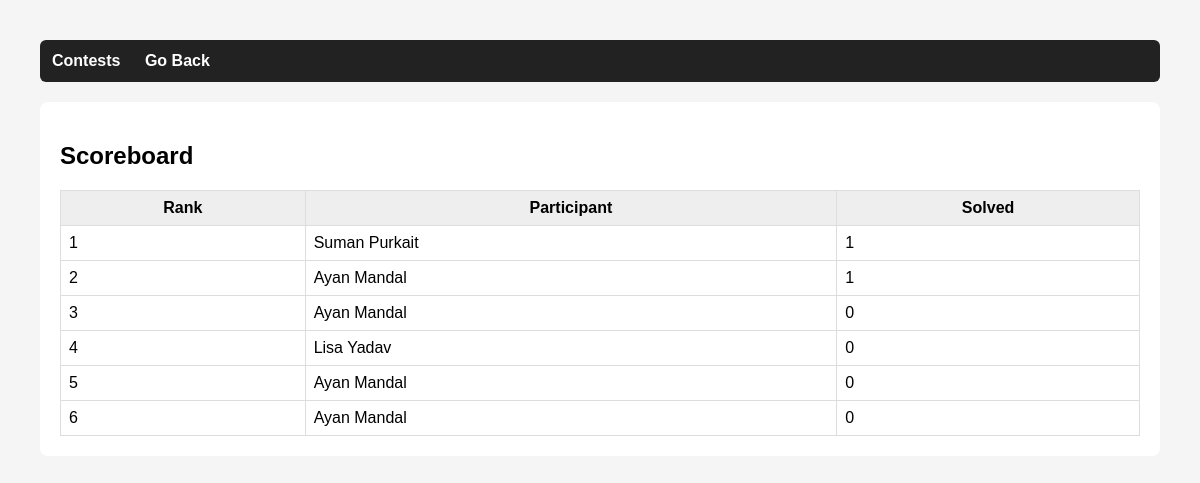
Screenshot of /scoreboard/1/ with the database file from the repository.
### participants/models.py (models this page shows, shortened)
class Participant(models.Model):
    name = models.CharField(max_length=100)
    email = models.EmailField()
    contest = models.ForeignKey(
        Contest,
        on_delete=models.CASCADE,
        related_name="participants"
    )
    joined_at = models.DateTimeField(auto_now_add=True)

### contests/views.py (the view)
# urls.py: path('scoreboard/<int:contest_id>/', views.scoreboard, name="scoreboard"),
def scoreboard(request, contest_id):
    contest = Contest.objects.get(id=contest_id)
    participants = contest.participants.all()
    scoreboard = []
    for p in participants:
        solved = Submission.objects.filter(
            participant=p,
            verdict="Accepted"
        ).values("problem").distinct().count()
        scoreboard.append({
            "name": p.name,
            "solved": solved
        })
    scoreboard.sort(key=lambda x: -x["solved"])
    return render(request, "contest/scoreboard.html", {
        "scoreboard": scoreboard
    })

### templates/contest/scoreboard.html
{% extends "base.html" %}
{% block content %}
<h2>Scoreboard</h2>
<table>
<tr>
<th>Rank</th>
<th>Participant</th>
<th>Solved</th>
</tr>
{% for row in scoreboard %}
<tr>
<td>{{forloop.counter}}</td>
<td>{{row.name}}</td>
<td>{{row.solved}}</td>
</tr>
{% endfor %}
</table>
{% endblock %}

### templates/base.html (style rules this page uses)
body { font-family: Arial; margin:40px; background:#f5f5f5; }
table { width:100%; border-collapse:collapse; }
th,td { border:1px solid #ddd; padding:8px; }
th { background:#eee; }

### rows the page displays
Participant: name "Suman Purkait"
Participant: name "Ayan Mandal"
Participant: name "Ayan Mandal"
Participant: name "Lisa Yadav"
Participant: name "Ayan Mandal"
Participant: name "Ayan Mandal"

### other values shown
{{ row.solved }} "1" "1" "0" "0" "0" "0"
